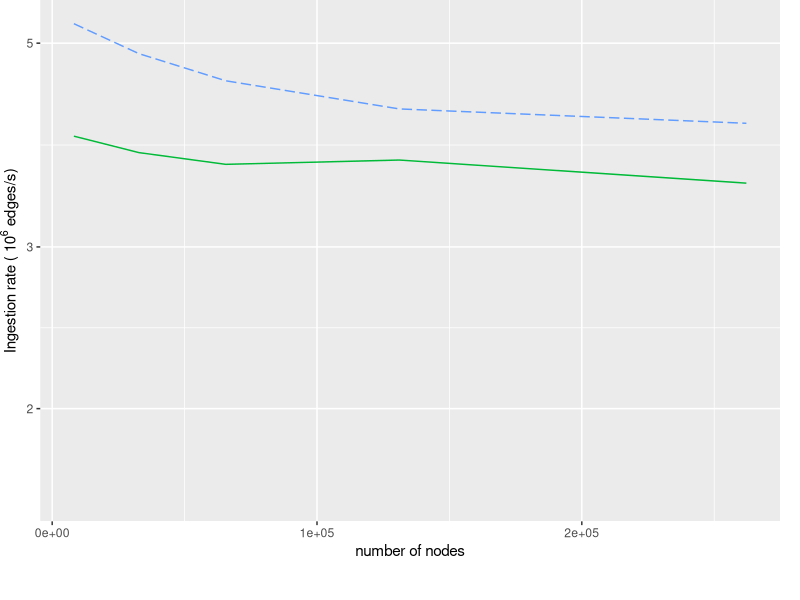
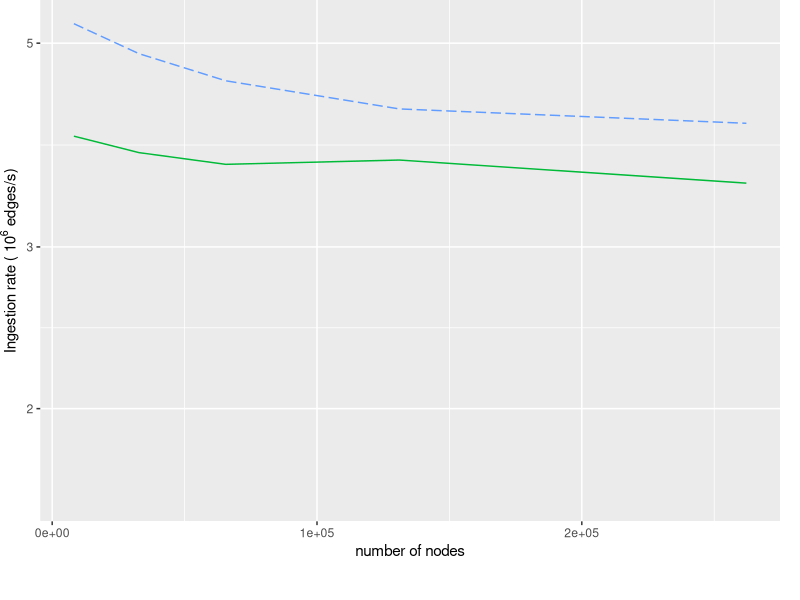

These figures' R source, in order:
library(tidyverse)
library("scales")

speed <- read.csv("speed_data_unlim.csv")

ggplot() +
  geom_line(data = speed, mapping = aes(x = nodes, y = ingestion_rate/10^6, color = alg, linetype = alg), size = 0.5) +
  #scale_x_continuous(trans="log10") +
  labs(y=expression(paste("Ingestion rate (", ~10^6," edges/s)")), x ="number of nodes") + 
  scale_y_continuous(trans="log10") +
  #coord_cartesian(ylim = c(0, 3))
  #labs(title = "Ingestion Rate\n", color = "System\n") +
  labs(color = "System\n") +
  theme(legend.position = c(0.45, -0.30), legend.direction = 'horizontal', plot.margin = grid::unit(c(0,1,2,0), 'lines')) +
  #guides(color=guide_legend(nrow=2,byrow=TRUE), linetype="none") +
  guides(linetype="none") +
  #guides(linetype="none") +
  scale_color_hue(labels = c("Aspen", "GraphZeppelin Gutter Tree", "GraphZepplin leaf gutters")) + 
  scale_linetype_manual("", breaks=c("aspen_top", "stream_mem", "stream_ext")
                        , values=c("dashed", "longdash","solid"))

ggsave(filename = "speed_unlim.png", width = 6, height = 3, unit = "in")
